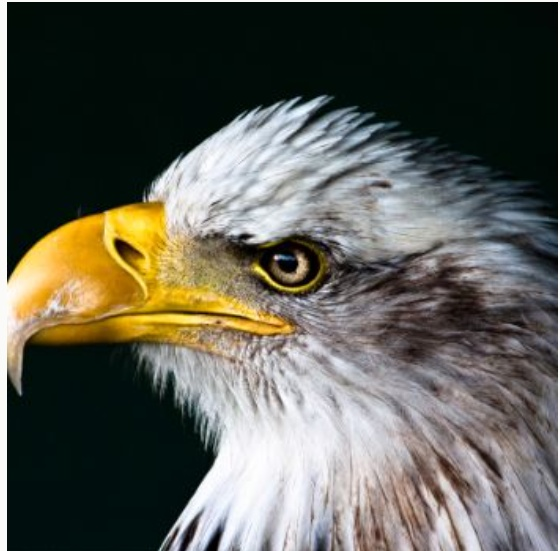
#> input picture opencv/saved_image.jpg, 560 x 551 px
$ jupyter execute 3.ipynb   (older library calls are emulated)
#> lines starting #> are read from the running program, lines starting #| are printed output that depends on the picture; after the words box and inside, x2 and y2 are one past the last pixel; in counts of white or black regions, pixels touching at a corner belong together
[cell 1]
import cv2
import numpy as np
image = cv2.imread('saved_image.jpg')
#> image is the input picture: shape (551, 560, 3); mean B, G, R 85.2, 94.3, 94.4

[cell 2]
# 显示图像
cv2.imshow("Display Window", image)

# 等待按键输入
cv2.waitKey(0)

# 关闭所有窗口
cv2.destroyAllWindows()

[cell 3]
# 保存图像
cv2.imwrite("output_image.jpg", image)
#> Out = True

[cell 4]
print(image.shape)  # 输出图像的尺寸 (高度, 宽度, 通道数)
#| (551, 560, 3)

[cell 5]
# 获取像素值 (BGR 格式)
pixel_value = image[100, 100]  # 获取 (100, 100) 处的像素值
#> pixel_value = [7, 11, 0]
print(f"Pixel value at (100, 100): {pixel_value}")
#| Pixel value at (100, 100): [ 7 11  0]
# 修改像素值
image[100, 100] = [255, 255, 255]  # 将 (100, 100) 处的像素设置为白色
#> image: shape (551, 560, 3); under 0.01% of pixels changed, all inside (x1, y1, x2, y2) = (100, 100, 101, 101)
print(f"Modified pixel value at (100, 100): {image[100, 100]}")
#| Modified pixel value at (100, 100): [255 255 255]

[cell 6]
# 获取 ROI
roi = image[50:150, 50:150]  # 获取 (50,50) 到 (150,150) 的区域
print(f"ROI shape: {roi.shape}")  # 输出 ROI 的尺寸
#| ROI shape: (100, 100, 3)
# 修改 ROI
image[50:150, 50:150] = [0, 255, 0]  # 将 ROI 区域设置为绿色
#> image: shape (551, 560, 3); mean B, G, R 85, 102.2, 94.4

[cell 7]
cv2.imshow("Modified Image", image)
cv2.waitKey(0)

[cell 8]
# 分离通道
b, g, r = cv2.split(image)
print(f"Blue channel shape: {b.shape}, Green channel shape: {g.shape}, Red channel shape: {r.shape}")
#| Blue channel shape: (551, 560), Green channel shape: (551, 560), Red channel shape: (551, 560)

# 合并通道
merged_image = cv2.merge([b, g, r])
print(f"Merged image shape: {merged_image.shape}")
#| Merged image shape: (551, 560, 3)

[cell 9]
# 缩放
new_width = 200
new_height = 200
resized_image = cv2.resize(image, (new_width, new_height))#不会修改原始的image
cv2.imshow("Resized Image", resized_image)
cv2.waitKey(0)
cv2.destroyAllWindows()

[cell 10]
height, width = image.shape[:2]
#> height = 551; width = 560
center_x = width // 2
#> center_x = 280
center_y = height // 2
#> center_y = 275
angle = 45
scale = 1.0

[cell 11]
# 旋转
# (center_x, center_y)：旋转中心
# angle：旋转角度，单位是度
# scale：缩放比例
# 1.0：大小不变
# 0.5：缩小一半
# 2.0：放大两倍
rotation_matrix = cv2.getRotationMatrix2D((center_x, center_y), angle, scale)
#表示按照旋转矩阵生成新图像。最后的 (width, height) 是输出图像尺寸
rotated_image = cv2.warpAffine(image, rotation_matrix, (width, height))
cv2.imshow("Rotated Image", rotated_image)
cv2.waitKey(0)
cv2.destroyAllWindows()

[cell 12]
# 平移
# tx：水平方向移动距离
# 正数：向右
# 负数：向左
# ty：垂直方向移动距离
# 正数：向下
# 负数：向上
tx = 100
ty = 50
translation_matrix = np.float32([[1, 0, tx], [0, 1, ty]])  # tx, ty 为平移距离
translated_image = cv2.warpAffine(image, translation_matrix, (width, height))
cv2.imshow("Translated Image", translated_image)
cv2.waitKey(0)
cv2.destroyAllWindows()

[cell 13]
# 翻转\
#flip_code 决定翻转方向：
# 0: 垂直翻转
# 1: 水平翻转
# -1: 同时水平和垂直翻转
flip_code = 0  # 垂直翻转
flipped_image = cv2.flip(image, flip_code)
cv2.imshow("Flipped Image", flipped_image)
cv2.waitKey(0)
cv2.destroyAllWindows()

[cell 14]
image1 = cv2.imread('saved_image.jpg')
image2 = cv2.imread('output_image.jpg')
result = cv2.add(image1, image2)
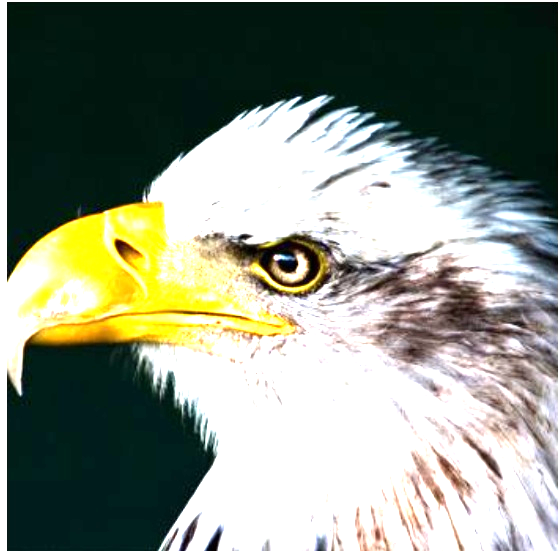
#> result: shape (551, 560, 3); mean B, G, R 127.8, 142, 134.8
cv2.imshow("Added Image", result)
cv2.waitKey(0)
cv2.destroyAllWindows()

[cell 15]
result=cv2.subtract(image1, image2)
cv2.imshow("Subtracted Image", result)
cv2.waitKey(0)
cv2.destroyAllWindows()

[cell 16]
alpha = 0.5
beta = 0.5
gamma = 0
#各个参数的含义是：
# alpha: 第一个图像的权重
# beta: 第二个图像的权重
# gamma: 常数项，用于调整最终结果
result = cv2.addWeighted(image1, alpha, image2, beta, gamma)
cv2.imshow("Weighted Image", result)
cv2.waitKey(0)
cv2.destroyAllWindows()

[cell 17]
#转化成灰度图像
gray_image = cv2.cvtColor(image, cv2.COLOR_BGR2GRAY)
#这段代码用于二值化图像，也就是把图像转换成主要只有黑色和白色的图像。
#其中，image是输入的图像，thresh是阈值，maxval是最大值，cv2.THRESH_BINARY是二值化的方法。
#大于阈值的像素值会被设置为最大值，小于阈值的像素值会被设置为0。
thresh = 127  # 阈值
maxval = 255  # 最大值
ret, thresholded_image = cv2.threshold(gray_image, thresh, maxval, cv2.THRESH_BINARY)
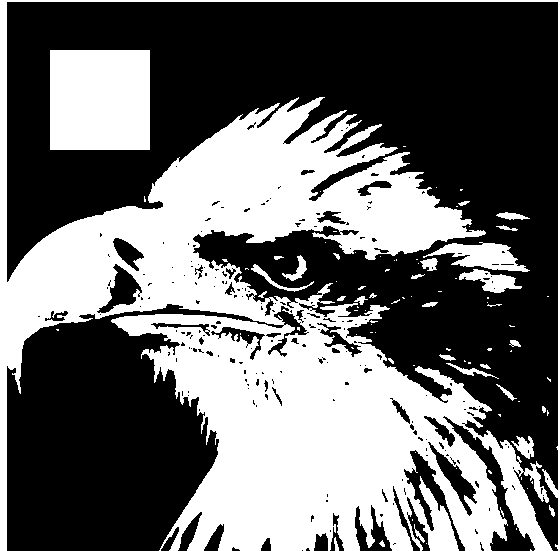
#> thresholded_image: shape (551, 560); 41.5% white; 94 white regions (63 under 20 px), largest, box (x1, y1, x2, y2) and area: (0, 0, 560, 551) 113587, (50, 50, 150, 150) 10000, (423, 242, 530, 272) 1565
#> ret = 127
cv2.imshow("Thresholded Image", thresholded_image)
cv2.waitKey(0)
cv2.destroyAllWindows()

[cell 18]
block_size = 11
C = 2
# Adaptive thresholding
thresholded_image = cv2.adaptiveThreshold(gray_image, maxval, cv2.ADAPTIVE_THRESH_MEAN_C, cv2.THRESH_BINARY, block_size, C)
#> thresholded_image: shape (551, 560); 70.6% white; 611 black regions (436 under 20 px), largest, box (x1, y1, x2, y2) and area: (7, 2, 558, 551) 52002, (334, 139, 540, 217) 2724, (45, 45, 155, 155) 2096
cv2.imshow("Adaptive Thresholded Image", thresholded_image)
cv2.waitKey(0)
cv2.destroyAllWindows()

[cell 19]
#使用 Otsu 自动计算阈值，并按照普通二值化规则生成黑白图像。
ret, thresholded_image = cv2.threshold(gray_image, 0, 255, cv2.THRESH_BINARY + cv2.THRESH_OTSU)
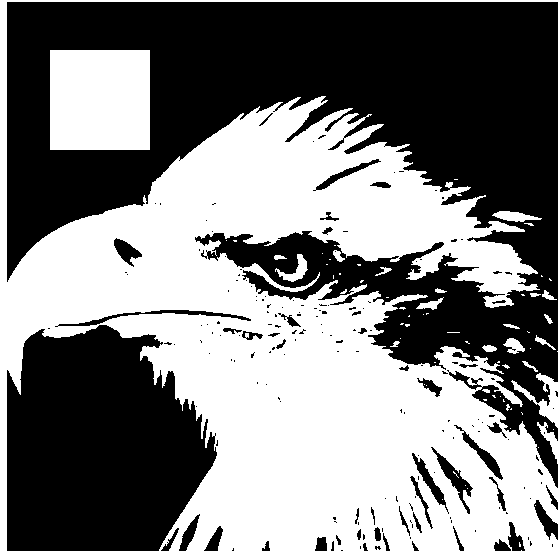
#> thresholded_image: shape (551, 560); 49.1% white; 70 white regions (51 under 20 px), largest, box (x1, y1, x2, y2) and area: (0, 0, 560, 551) 139680, (50, 50, 150, 150) 10000, (275, 254, 308, 282) 335
#> ret = 99
print(f"Otsu's threshold value: {ret}")#会根据图片的直方图自动计算出一个最佳的阈值，
#| Otsu's threshold value: 99.0
# 并将其存储在ret变量中。然后，使用这个阈值对图像进行二值化处理，
# 生成一个二值化后的图像thresholded_image。
# 最后，显示这个二值化后的图像，并等待用户按键后关闭窗口。
cv2.imshow("Otsu Thresholded Image", thresholded_image)
cv2.waitKey(0)
cv2.destroyAllWindows()

[cell 20]
# 使用一个 kernel_size × kernel_size5 的邻域处理每个像素。
# 然后计算平均值，并将其作为该像素的新值。
# kernel_size 是滤波器的大小，通常是一个奇数。
kernel_size = 5
blurred_image = cv2.blur(image, (kernel_size, kernel_size))
cv2.imshow("Blurred Image", blurred_image)
cv2.waitKey(0)
cv2.destroyAllWindows()

[cell 21]
sigmaX = 0
#sigmaX = 0时会根据 kernel_size 自动计算标准差，进行高斯模糊。
#高斯模糊会使用高斯分布的权重来计算每个像素的新值。
#通常来说中心像素的权重最大，周围像素的权重逐渐减小，这样可以有效地平滑图像，同时保留边缘信息。
blurred_image = cv2.GaussianBlur(image, (kernel_size, kernel_size), sigmaX)
cv2.imshow("Blurred Image", blurred_image)
cv2.waitKey(0)
cv2.destroyAllWindows()

[cell 22]
blurred_image = cv2.medianBlur(image, kernel_size)#取中间值

#d: 邻域直径，表示每个像素的邻域大小（即参考周围像素的范围）。通常是一个奇数。
#sigmaColor: 控制颜色差异对滤波的影响，较小：只混合颜色非常接近的像素 较大：颜色差异较大的像素也会被混合，模糊更明显
#sigmaSpace: 控制空间距离的影响：较小：只影响附近像素 较大：更远的像素也可能参与计算
d = 9 #代表参考周围9*9的区域
sigmaColor = 75
sigmaSpace = 75
blurred_image = cv2.bilateralFilter(image, d, sigmaColor, sigmaSpace)
cv2.imshow("Blurred Image", blurred_image)
cv2.waitKey(0)
cv2.destroyAllWindows()

[cell 23]
# H：Hue，色调，表示颜色种类
# S：Saturation，饱和度，表示颜色鲜艳程度
# V：Value，明度，表示亮暗程度
hsv_img = cv2.cvtColor(image, cv2.COLOR_BGR2HSV)
#> hsv_img: shape (551, 560, 3); mean H, S, V 77.5, 130.1, 110.2
h, s, v = cv2.split(hsv_img)
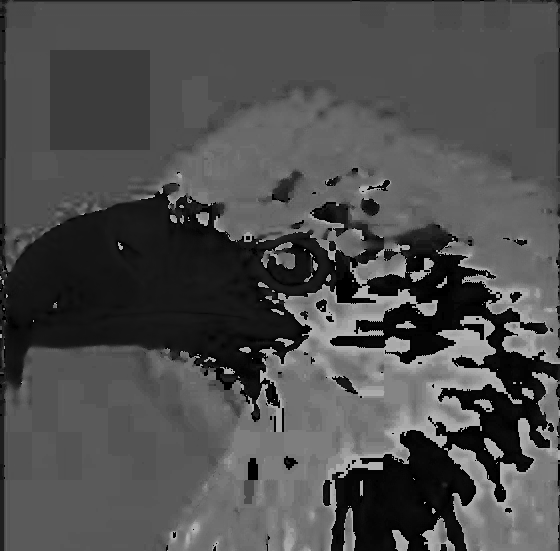
#> h: shape (551, 560); min 0, max 179, mean 77.5
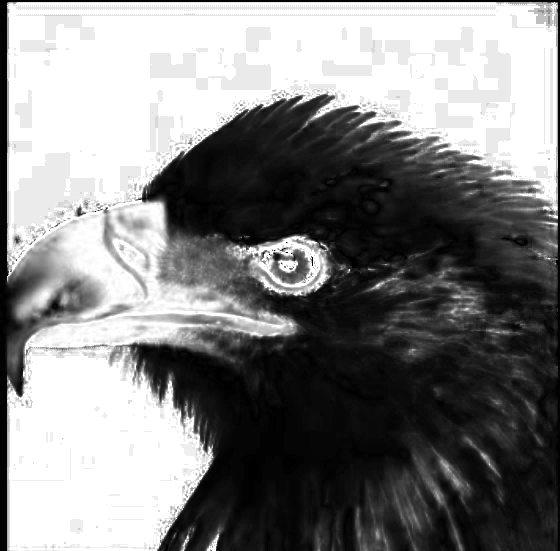
#> s: shape (551, 560); min 0, max 255, mean 130.1

cv2.imshow("H", h)
cv2.imshow("S", s)
cv2.imshow("V", v)

cv2.waitKey(0)
cv2.destroyAllWindows()

# Y：亮度
# U：蓝色色度差
# V：红色色度差
yuv_img = cv2.cvtColor(image, cv2.COLOR_BGR2YUV)
#> yuv_img: shape (551, 560, 3); mean of channels 0, 1, 2 97.9, 121.6, 125
cv2.imshow("YUV Image", yuv_img)
cv2.waitKey(0)
cv2.destroyAllWindows()

[cell 24]
halfwidth = width // 2
#> halfwidth = 280
halfheight = height // 2
#> halfheight = 275
resized_img = cv2.resize(image, (width // 2, height // 2))
cv2.imshow("Resized Image", resized_img)
cv2.waitKey(0)
cv2.destroyAllWindows()
cropped_img = image[halfheight//2:halfheight//2 + halfheight, halfwidth//2:halfwidth//2 + halfwidth]
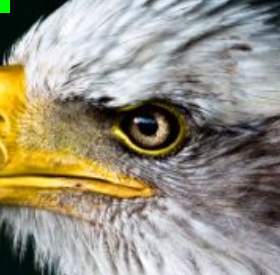
#> cropped_img: shape (275, 280, 3); mean B, G, R 130.4, 146.3, 152.1
cv2.imshow("Cropped Image", cropped_img)
cv2.waitKey(0)
cv2.destroyAllWindows()

[cell 25]
gray_image = cv2.cvtColor(image, cv2.COLOR_BGR2GRAY)
edges = cv2.Canny(gray_image, 100, 200)
#> edges: shape (551, 560); 7.4% white in thin lines or dots
cv2.imshow("Canny Edges", edges)
cv2.waitKey(0)

[cell 26]
# cv2.CV_64F：使用 64 位浮点数保存结果
# 1：dx=1，计算水平方向的变化
# 0：dy=0  计算垂直方向的变化
# ksize=5：使用 5 × 5 的 Sobel 核
sobel_x = cv2.Sobel(gray_image, cv2.CV_64F, 1, 0, ksize=5)
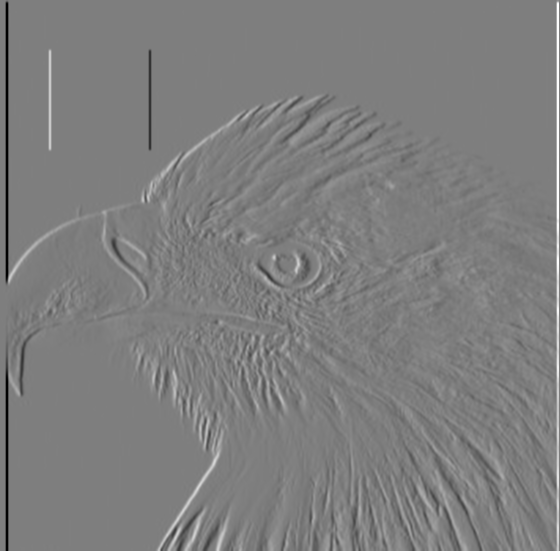
#> sobel_x: shape (551, 560) float64; min -11696, max 11845, mean -5.7; drawn with min black and max white
sobel_y = cv2.Sobel(gray_image, cv2.CV_64F, 0, 1, ksize=5)
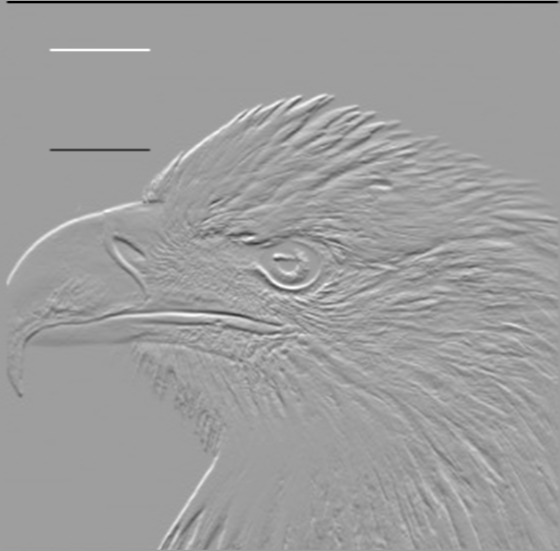
#> sobel_y: shape (551, 560) float64; min -11778, max 7230, mean -26.6; drawn with min black and max white
abs_sobel_x = cv2.convertScaleAbs(sobel_x)
abs_sobel_y = cv2.convertScaleAbs(sobel_y)
cv2.imshow("Sobel X", abs_sobel_x)
cv2.imshow("Sobel Y", abs_sobel_y)
cv2.waitKey(0)

[cell 27]
sobel = cv2.addWeighted(
    abs_sobel_x,
    0.5,
    abs_sobel_y,
    0.5,
    0
)
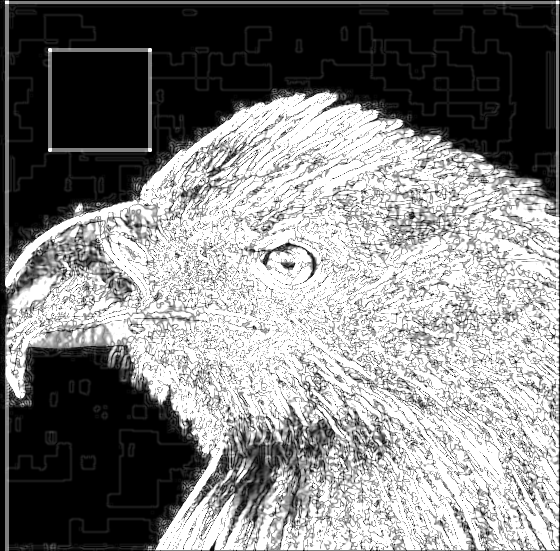
#> sobel: shape (551, 560); min 0, max 255, mean 130.3
cv2.imshow("Sobel Combined", sobel)
cv2.waitKey(0)

[cell 28]
laplacian = cv2.Laplacian(gray_image, cv2.CV_64F)
laplacian = cv2.convertScaleAbs(laplacian)
cv2.imshow("Laplacian", laplacian)
cv2.waitKey(0)

[cell 29]
import os

print(os.getcwd())

cv2.MORPH_RECT   # 矩形
cv2.MORPH_ELLIPSE  # 椭圆形
cv2.MORPH_CROSS  # 十字形

[cell 30]
_,binary_image = cv2.threshold(gray_image, 127, 255, cv2.THRESH_BINARY)
cv2.imshow("Binary Image", binary_image)
cv2.waitKey(0)
#这里创建了一个 5 × 5 的矩形核：
kernel = cv2.getStructuringElement(cv2.MORPH_RECT, (5, 5))

[cell 31]
#iterations=1 执行一次腐蚀
eroded_img = cv2.erode(binary_image, kernel, iterations=1)
#> eroded_img: shape (551, 560); 30.9% white; 81 white regions (51 under 20 px), largest, box (x1, y1, x2, y2) and area: (0, 0, 480, 551) 39705, (151, 330, 477, 551) 38445, (52, 52, 148, 148) 9216
cv2.imshow("Eroded Image", eroded_img)
cv2.waitKey(0)

[cell 32]
dilated_img = cv2.dilate(binary_image, kernel, iterations=1)
#> dilated_img: shape (551, 560); 50.9% white; 79 black regions (53 under 20 px), largest, box (x1, y1, x2, y2) and area: (9, 4, 556, 482) 110137, (9, 318, 215, 551) 36947, (456, 427, 531, 551) 982
cv2.imshow("Dilated Image", dilated_img)
cv2.waitKey(0)

[cell 33]
# MORPH_OPEN：先腐蚀后膨胀，主要用于去除小的白色噪点。
# MORPH_CLOSE：先膨胀后腐蚀，主要用于填充小的黑色孔洞。
opening_img = cv2.morphologyEx(binary_image, cv2.MORPH_OPEN, kernel)
#> opening_img: shape (551, 560); 38.5% white; 37 white regions, largest, box (x1, y1, x2, y2) and area: (115, 311, 506, 551) 50795, (0, 0, 482, 551) 48951, (50, 50, 150, 150) 10000
closing_img = cv2.morphologyEx(binary_image, cv2.MORPH_CLOSE, kernel)
#> closing_img: shape (551, 560); 44.2% white; 35 white regions (20 under 20 px)
cv2.imshow("Opening Image", opening_img)
cv2.waitKey(0)
cv2.imshow("Closing Image", closing_img)
cv2.waitKey(0)

cv2.RETR_LIST      # 查找所有轮廓，但不建立层级关系
cv2.RETR_EXTERNAL  # 只查找最外层轮廓
cv2.RETR_TREE      # 查找所有轮廓，并保存父子层级关系

cv2.CHAIN_APPROX_SIMPLE
表示压缩轮廓点。

例如一个矩形原本可能包含很多边缘点，但它通常只保存四个角点，从而节省内存。

如果使用：cv2.CHAIN_APPROX_NONE
则会保存轮廓边界上的所有点。

[cell 34]
_, threshold_img = cv2.threshold(gray_image, 127, 255, cv2.THRESH_BINARY)
# findContours() 实际返回两个结果：
# contours：轮廓坐标
# hierarchy：轮廓之间的层级关系
contours, _ = cv2.findContours(threshold_img, cv2.RETR_EXTERNAL, cv2.CHAIN_APPROX_SIMPLE)
#> contours = 89 contours, 67 with area under 20; largest, box (x1, y1, x2, y2) and area: (0, 0, 560, 551) 115176, (50, 50, 150, 150) 9801, (423, 242, 530, 272) 1449, (459, 269, 522, 293) 654, (511, 436, 534, 459) 234
# for contour in contours:
#     print(contour.shape)

[cell 35]
contour_image = image.copy()
# -1表示绘制所有轮廓。
cv2.drawContours(
    contour_image,#会直接修改原图
    contours,#轮廓
    -1,
    (0, 255, 0),#绿色
    1#线条粗细，-1会直接填充轮廓内部
)
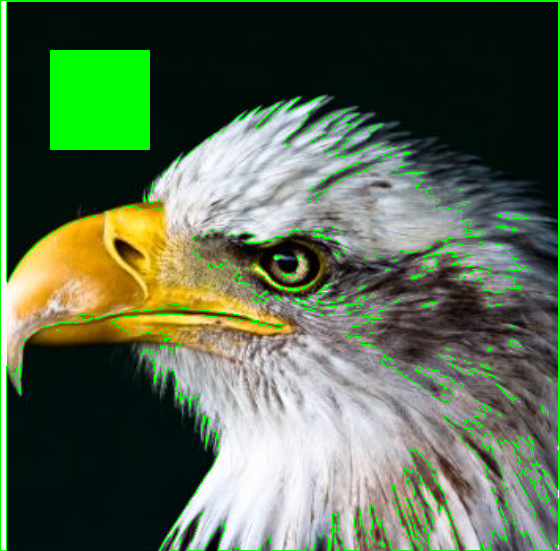
#> contour_image: shape (551, 560, 3); mean B, G, R 79.1, 105.2, 88

cv2.imshow("Contours", contour_image)
cv2.waitKey(0)
cv2.destroyAllWindows()
